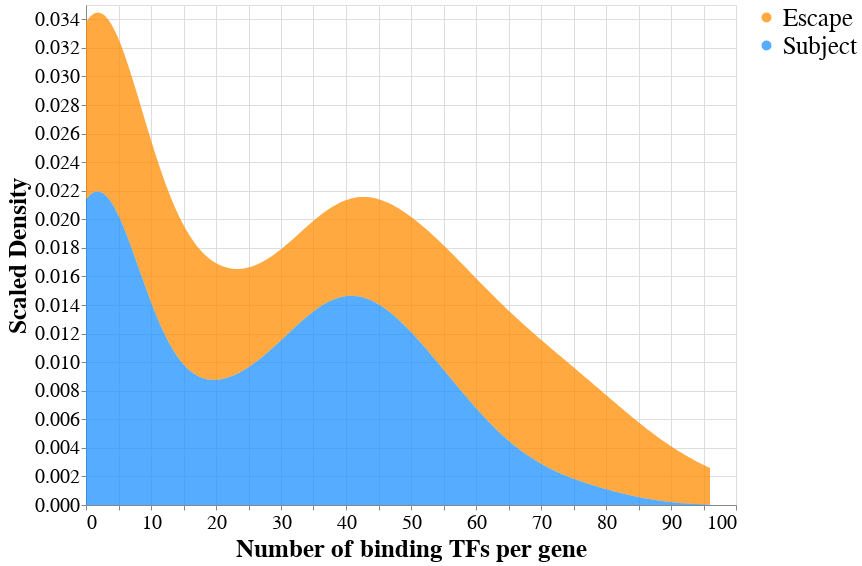

The notebook cell this image was saved under:
### Markdown cell above
### NUMTFs VS GENE

### Code cell
alt.Chart(numTFs_essub).transform_density(
    'numTFs', groupby=['type'], as_=['number_TFs', 'density'],
).mark_area(opacity=0.75).encode(
    alt.X('number_TFs:Q', title="Number of binding TFs per gene", axis=alt.Axis(labelFontSize=20, titleFontSize=25)),
    alt.Y('density:Q', title="Scaled Density", axis=alt.Axis(labelFontSize=20, titleFontSize=25)),
    alt.Color('type', title="", scale=alt.Scale(range=['darkorange', 'dodgerblue']), legend=alt.Legend(labelFontSize=25, titleFontSize=28))
).properties(height=500, width=650)

### Figure 1 — Vega-Lite specification as saved in the notebook (floating-point values rounded to 4 significant figures; data arrays with more than 128 entries replaced by an {"elided": "..."} marker saying what was removed)
{"config": {"view": {"continuousWidth": 400, "continuousHeight": 300}}, "data": {"name": "data-ab6a849cb1563dad4a7e587419c3704d"}, "mark": {"type": "area", "opacity": 0.75}, "encoding": {"color": {"type": "nominal", "field": "type", "legend": {"labelFontSize": 25, "titleFontSize": 28}, "scale": {"range": ["darkorange", "dodgerblue"]}, "title": ""}, "x": {"type": "quantitative", "axis": {"labelFontSize": 20, "titleFontSize": 25}, "field": "number_TFs", "title": "Number of binding TFs per gene"}, "y": {"type": "quantitative", "axis": {"labelFontSize": 20, "titleFontSize": 25}, "field": "density", "title": "Scaled Density"}}, "height": 500, "transform": [{"density": "numTFs", "groupby": ["type"], "as": ["number_TFs", "density"]}], "width": 650, "$schema": "https://vega.github.io/schema/vega-lite/v4.8.1.json", "datasets": {"data-ab6a849cb1563dad4a7e587419c3704d": {"elided": "517 records"}}}
